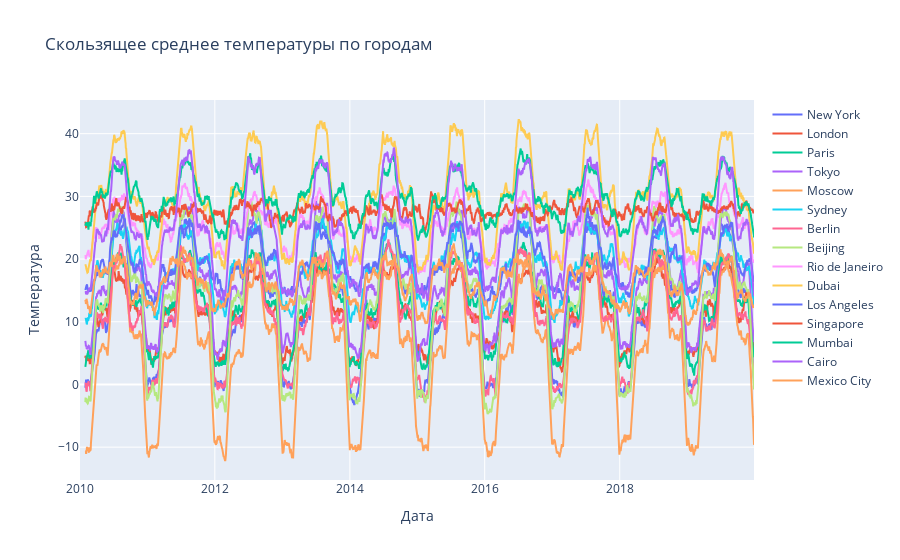

Notebook code for this chart:
### Code cell
import plotly.express as px
import plotly.graph_objects as go

fig = go.Figure()

for city, values in rolling_means.items():
    fig.add_trace(
        go.Scatter(
            x=values["date"],
            y=values['temperature'],
            mode="lines",
            name=city
        )
    )

fig.update_layout(
    title="Скользящее среднее температуры по городам",
    xaxis_title="Дата",
    yaxis_title="Температура"
)

fig.show()

### Figure 1 — Plotly figure (JSON) as saved in the notebook; plotly's stock layout.template omitted (floating-point values rounded to 4 significant figures; data arrays with more than 128 entries replaced by an {"elided": "..."} marker saying what was removed)
{"data": [{"mode": "lines", "name": "New York", "type": "scatter", "x": {"elided": "3650 str values"}, "y": {"elided": "3650 float values"}}, {"mode": "lines", "name": "London", "type": "scatter", "x": {"elided": "3650 str values"}, "y": {"elided": "3650 float values"}}, {"mode": "lines", "name": "Paris", "type": "scatter", "x": {"elided": "3650 str values"}, "y": {"elided": "3650 float values"}}, {"mode": "lines", "name": "Tokyo", "type": "scatter", "x": {"elided": "3650 str values"}, "y": {"elided": "3650 float values"}}, {"mode": "lines", "name": "Moscow", "type": "scatter", "x": {"elided": "3650 str values"}, "y": {"elided": "3650 float values"}}, {"mode": "lines", "name": "Sydney", "type": "scatter", "x": {"elided": "3650 str values"}, "y": {"elided": "3650 float values"}}, {"mode": "lines", "name": "Berlin", "type": "scatter", "x": {"elided": "3650 str values"}, "y": {"elided": "3650 float values"}}, {"mode": "lines", "name": "Beijing", "type": "scatter", "x": {"elided": "3650 str values"}, "y": {"elided": "3650 float values"}}, {"mode": "lines", "name": "Rio de Janeiro", "type": "scatter", "x": {"elided": "3650 str values"}, "y": {"elided": "3650 float values"}}, {"mode": "lines", "name": "Dubai", "type": "scatter", "x": {"elided": "3650 str values"}, "y": {"elided": "3650 float values"}}, {"mode": "lines", "name": "Los Angeles", "type": "scatter", "x": {"elided": "3650 str values"}, "y": {"elided": "3650 float values"}}, {"mode": "lines", "name": "Singapore", "type": "scatter", "x": {"elided": "3650 str values"}, "y": {"elided": "3650 float values"}}, {"mode": "lines", "name": "Mumbai", "type": "scatter", "x": {"elided": "3650 str values"}, "y": {"elided": "3650 float values"}}, {"mode": "lines", "name": "Cairo", "type": "scatter", "x": {"elided": "3650 str values"}, "y": {"elided": "3650 float values"}}, {"mode": "lines", "name": "Mexico City", "type": "scatter", "x": {"elided": "3650 str values"}, "y": {"elided": "3650 float values"}}], "layout": {"title": {"text": "Скользящее среднее температуры по городам"}, "xaxis": {"title": {"text": "Дата"}}, "yaxis": {"title": {"text": "Температура"}}}}
